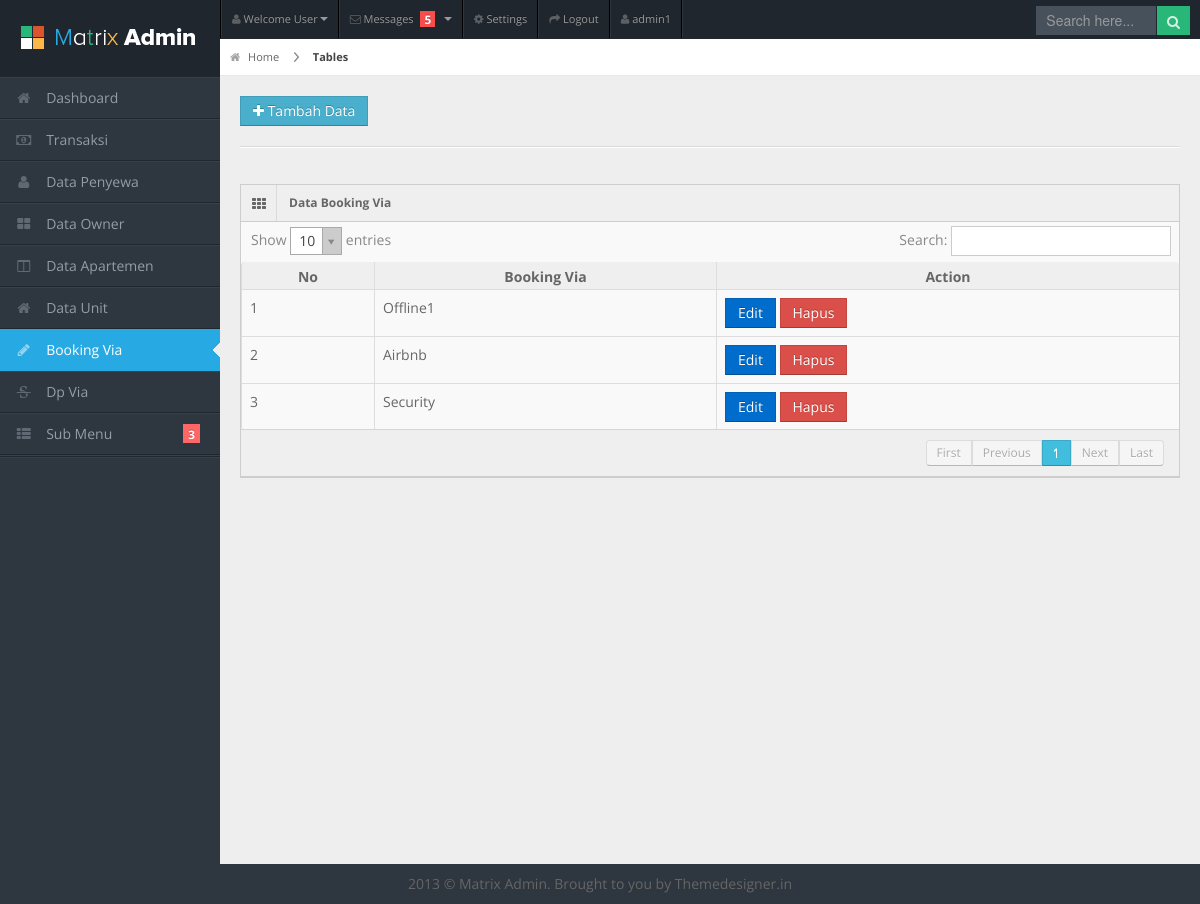
Page /booking_via.php (signed in) on the committed database.
### tables this page shows
CREATE TABLE `tb_booking_via` (
  `kd_booking` int(5) NOT NULL,
  `booking_via` varchar(25) NOT NULL
);

### proses/proses.php (called while the page is built, shortened)
<?php
class Proses{
  public function __construct(){
    $this->db = new PDO('mysql:host=localhost;dbname=db_keuangan_cozzal','root','');
  }
  public function showBooking_via(){
	$sql = "SELECT * FROM tb_booking_via";
	$query = $this->db->query($sql);
	return $query;
  }
}
?>

### booking_via.php (the view, shortened to what this page needs)
<?php
  include "template/head.php";
?>
<body>
<?php
  include "template/header.php";
  include "template/sidebar.php";
?>
<div id="content">
  <div id="content-header">
    <div id="breadcrumb"> <a href="#" title="Go to Home" class="tip-bottom"><i class="icon-home"></i> Home</a> <a href="#" class="current">Tables</a> </div>
    <a href="#popup-penyewa" data-toggle="modal" class="btn btn-info btn-add"><i class="icon-plus"></i> Tambah Data</a>
  </div>
  <div class="container-fluid">
    <hr>
    <div class="row-fluid">
      <div class="span12">
        <div class="widget-box">
          <div class="widget-title"> <span class="icon"><i class="icon-th"></i></span>
            <h5>Data Booking Via</h5>
          </div>
          <div class="widget-content nopadding">
            <table class="table table-bordered data-table">
              <thead>
                <tr>
                  <th>No</th>
                  <th>Booking Via</th>
				  <th>Action</th>
                </tr>
              </thead>
              <tbody>
                <?php
				  require("proses/proses.php");
				  $Proses = new Proses();
				  $show = $Proses->showBooking_via();
				  $i = 1;
				  while($data = $show->fetch(PDO::FETCH_OBJ)){
					echo "
					  <tr class=gradeC'>
					    <td>$i</td>
					    <td>$data->booking_via</td>
						<td>
						  <a class='btn btn-primary' href='edit.php?edit_booking=$data->kd_booking'>Edit</a>
						  <a class='btn btn-danger' href='proses/proses_delete.php?delete_booking=$data->kd_booking'>Hapus</a>
						</td>
					  </tr>";
					$i++;
				  };
				?>
              </tbody>
            </table>
          </div>
        </div>
      </div>
    </div>
  </div>
</div>
<div class="row-fluid">
  <div id="footer" class="span12"> 2013 &copy; Matrix Admin. Brought to you by <a href="http://themedesigner.in">Themedesigner.in</a> </div>
</div>
</body>
</html>

### css/theme.css (style rules this page uses)
.btn-add { margin-left: 20px; margin-top: 20px; }

### css/matrix-style.css (style rules this page uses)
* { outline:none !important; -moz-outline: none !important; }
html, body { height:100% }
body { overflow-x: hidden; margin-top: -10px; font-family: 'Open Sans', sans-serif; font-size:14px; color:#666; }
a { color:#666; }
select, textarea, input[type="text"], input[type="password"], input[type="datetime"], input[type="datetime-local"], input[type="date"], input[type="month"], input[type="time"], input[type="week"], input[type="number"], input[type="email"], input[type="url"], input[type="search"], input[type="tel"], input[type="color"], .uneditable-input, .label, .dropdown-menu, .btn, .well, .progress, .table-bordered, .btn-group > .btn:first-child, .btn-group > .btn:last-child, .btn-group > .btn:last-child, .btn-group > .dropdown-toggle, .alert { border-radius:0px; }
.btn, textarea, input[type="text"], input[type="password"], input[type="datetime"], input[type="datetime-local"], input[type="date"], input[type="month"], input[type="time"], input[type="week"], input[type="number"], input[type="email"], input[type="url"], input[type="search"], input[type="tel"], input[type="color"], .uneditable-input { box-shadow:none; }
.progress, .progress-success .bar, .progress .bar-success, .progress-warning .bar, .progress .bar-warning, .progress-danger .bar, .progress .bar-danger, .progress-info .bar, .progress .bar-info, .btn, .btn-primary { background-image:none; }
#footer { padding:10px; text-align:center; }
hr { border-top-color:#dadada; }
#content { background: none repeat scroll 0 0 #eeeeee; margin-left: 220px; margin-right: 0; padding-bottom: 25px; position: relative; min-height:100%; width: auto; }
#content-header { position: abslute; width: 100%; margin-top: -38px; z-index: 20; }
#breadcrumb { background-color: #fff; border-bottom: 1px solid #e3ebed; }
#breadcrumb a { padding: 8px 20px 8px 10px; display: inline-block; background-image: url('../img/breadcrumb.png'); background-position: center right; background-repeat: no-repeat; font-size: 11px; color: #666666; }
#breadcrumb a:last-child { background-image:none; }
#breadcrumb a.current { font-weight: bold; color: #444444; }
#breadcrumb a i { margin-right: 5px; opacity: .6; }
.stat-boxes .peity_bar_good, .stat-boxes .peity_line_good, { color: #459D1C; }
.widget-box { background: none repeat scroll 0 0 #F9F9F9; border-left: 1px solid #CDCDCD; border-top: 1px solid #CDCDCD; border-right: 1px solid #CDCDCD; clear: both; margin-top: 16px; margin-bottom: 16px; position: relative; }
.widget-title, .modal-header, .table th, div.dataTables_wrapper .ui-widget-header { background:#efefef; border-bottom: 1px solid #CDCDCD; height: 36px; }
.widget-title span.icon { padding: 9px 10px 7px 11px; float: left; border-right:1px solid #dadada; }
.widget-title h5 { color: #666; float: left; font-size: 12px; font-weight: bold; padding: 12px; line-height: 12px; margin: 0; }
.widget-content { padding:15px; border-bottom: 1px solid #cdcdcd; }
.table th { height: auto; font-size: 14px; padding: 5px 10px 2px; border-bottom: 0; text-align: center; color: #666666; }
.nopadding { padding: 0 !important; }
.nopadding .table { margin-bottom: 0; }
.nopadding .table-bordered { border: 0; }

### css/matrix-media.css (style rules this page uses)
body { background:#2E363F; }

### rows in the picture
tb_booking_via: booking_via "Offline1"
tb_booking_via: booking_via "Airbnb"
tb_booking_via: booking_via "Security"

### other values in the picture
$username "admin1"
